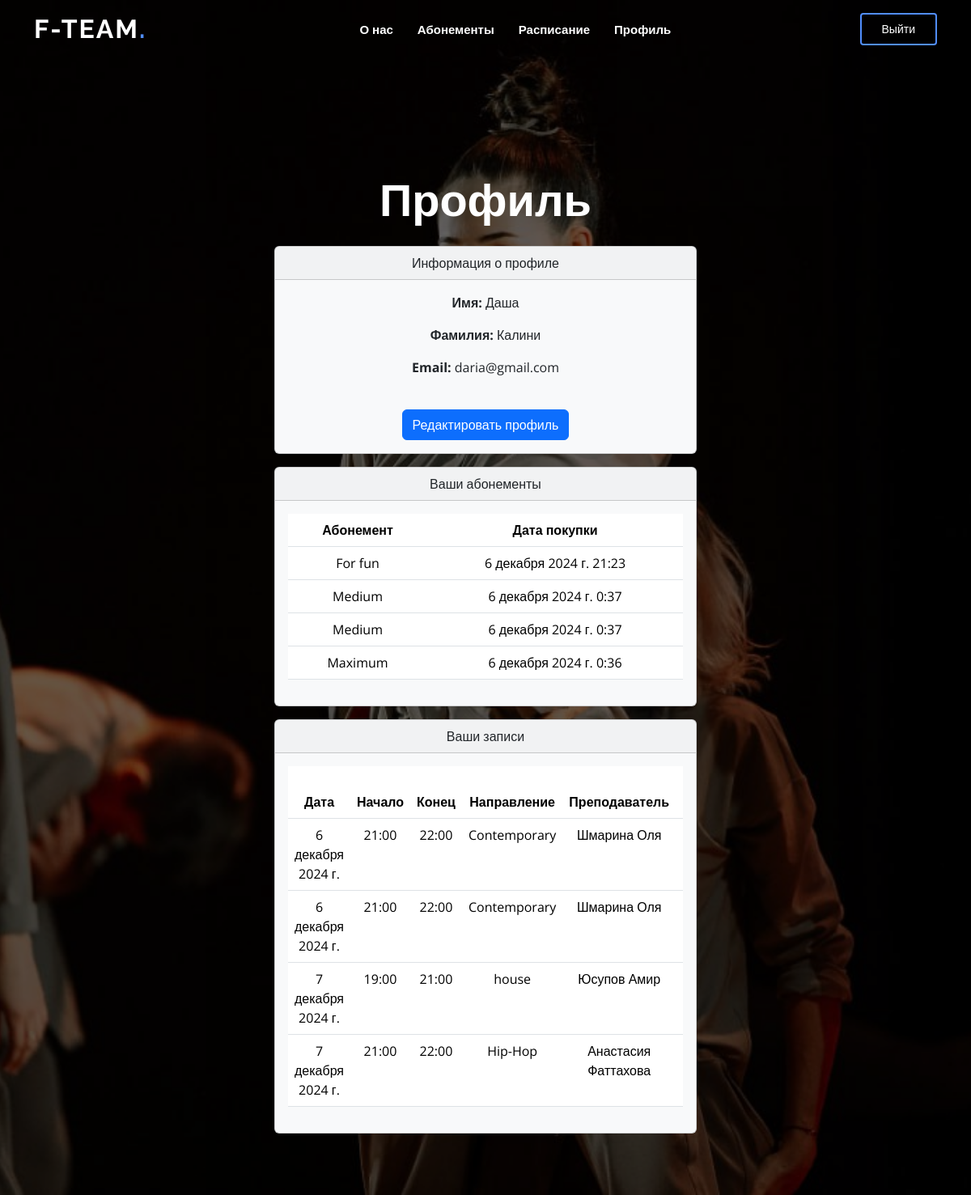
Screenshot of /profile (signed in) with the database file from the repository.
### authapp/models.py (models this page shows, shortened)
class Order(models.Model):
    user = models.ForeignKey(settings.AUTH_USER_MODEL, on_delete=models.CASCADE, verbose_name='Пользователь')
    abonement = models.ForeignKey('Abonement', on_delete=models.CASCADE, verbose_name='Абонемент',null=True)
    created_at = models.DateTimeField('Дата создания', auto_now_add=True)
    class Meta:
        verbose_name = 'Заказ'
        verbose_name_plural = 'Заказы'

class Abonement(models.Model):
    name = models.CharField('Название', max_length=50)
    number_of_trainings = models.DecimalField('Количество тренировок', max_digits=10, decimal_places=0)
    price = models.DecimalField('Стоимость', max_digits=10, decimal_places=2)
    class Meta:
        verbose_name = 'Абонемент'
        verbose_name_plural = 'Абонементы'

class Record(models.Model):
    user = models.ForeignKey(settings.AUTH_USER_MODEL, on_delete=models.CASCADE, verbose_name='Пользователь',null=True)
    training = models.ForeignKey('Training', on_delete=models.CASCADE, verbose_name='Тренирока',null=True)
    class Meta:
        verbose_name = 'Запись'
        verbose_name_plural = 'Записи'

class Training(models.Model):
    SPECIALIZATION_CHOICES = [
        ('dh', 'Dancehall'),
        ('hh', 'Hip-Hop'),
        ('cont', 'Contemporary'),
        ('tw', 'twerk'),
        ('vg', 'vogue'),
        ('hs', 'house'),
    ]
    specialization = models.CharField('Направление', max_length=100, choices=SPECIALIZATION_CHOICES)
    date=models.DateField('Дата', null=True)
    time_start = models.TimeField('Время начала', null=True)
    time_end = models.TimeField('Время окончания', null=True)
    gym_number = models.DecimalField('Номер зала', max_digits=10, decimal_places=0)
    trainer = models.ForeignKey('Trainer', on_delete=models.CASCADE, null=True, verbose_name='Тренер')
    class Meta:
        verbose_name = 'Расписание'
        verbose_name_plural = 'Расписание'

class Trainer(models.Model):
    SPECIALIZATION_CHOICES = [
        ('dh', 'Dancehall'),
        ('hh', 'Hip-Hop'),
        ('cont', 'Contemporary'),
        ('tw', 'twerk'),
        ('vg', 'vogue'),
        ('hs', 'house'),
    ]
    fio = models.CharField('ФИО', max_length=100)
    specialization = models.CharField('Направление', max_length=100, choices=SPECIALIZATION_CHOICES)
    phonenumber = models.CharField('Номер телефона', max_length=12)
    email = models.EmailField('Почта')
    class Meta:
        verbose_name = 'Тренер'
        verbose_name_plural = 'Тренеры'

### authapp/views.py (the view)
# urls.py: path('profile', views.profile, name='profile'),
@login_required
def profile(request):
    orders = Order.objects.filter(user=request.user).order_by('-created_at')
    records = Record.objects.filter(user=request.user).order_by('training__date', 'training__time_start')
    return render(request, 'authapp/profile.html', {'user': request.user
        , 'orders': orders, 'records': records}, )

### authapp/templates/authapp/profile.html (shortened to what this page needs)
{% extends 'authapp/base.html' %}
{% block head %}
<div class="container mt-2">
    <h1>Профиль </h1>
    <br>
    <div class="row">
        <div class="col-md-12">
            <div class="card bg-light mb-3">
                <div class="card-header">Информация о профиле</div>
                <div class="card-body">
                    <p class="card-text"><strong>Имя:</strong> {{ user.first_name }}</p>
                    <p class="card-text"><strong>Фамилия:</strong> {{ user.last_name }}</p>
                    <p class="card-text"><strong>Email:</strong> {{ user.email }}</p>
                    <br>
                    <a href="profile/update" class="btn btn-primary">Редактировать профиль</a>
                </div>
            </div>
            <div class="card bg-light mb-3">
                <div class="card-header">Ваши абонементы</div>
                <div class="card-body">
                    {% if orders %}
                        <div class="table-responsive">
                            <table class="table">
                                <thead>
                                    <tr>
                                        <th>Абонемент</th>
                                        <th>Дата покупки</th>
                                    </tr>
                                </thead>
                                <tbody>
                                    {% for order in orders %}
                                    <tr>
                                        <td>{{ order.abonement.name }}</td>
                                        <td>{{ order.created_at }}</td>
                                    </tr>
                                    {% endfor %}
                                </tbody>
                            </table>
                        </div>
                    {% else %}
                        <p>У вас пока нет абонементов.</p>
                    {% endif %}
                </div>
            </div>
            <div class="card bg-light mb-3">
                <div class="card-header">Ваши записи</div>
                <div class="card-body">
                    {% if records %}
                        <div class="table-responsive">
                            <table class="table">
                                <thead>
                                    <tr>
                                        <th>Дата</th>
                                        <th>Начало</th>
                                        <th>Конец</th>
                                        <th>Направление</th>
                                        <th>Преподаватель</th>
                                        <th>Номер зала</th>
                                    </tr>
                                </thead>
                                <tbody>
                                    {% for record in records %}
                                    <tr>
                                        <td>{{ record.training.date }}</td>
                                        <td>{{ record.training.time_start }}</td>
                                        <td>{{ record.training.time_end }}</td>
                                        <td>{{ record.training.get_specialization_display }}</td>
                                        <td>{{ record.training.trainer.fio }}</td>
                                        <td>{{ record.training.gym_number }}</td>
                                    </tr>
                                    {% endfor %}
                                </tbody>
                            </table>
                        </div>
                    {% else %}
                        <p>У вас пока нет записей на занятия.</p>
                    {% endif %}
                </div>
            </div>
        </div>
    </div>
</div>
{% endblock %}

### authapp/static/authapp/assets/css/style.css (style rules this page uses)
body { font-family: "Open Sans", sans-serif; color: #444444; }
a { color: #518eff; text-decoration: none; }
h1, h2, h3, h4, h5, h6 { font-family: "Raleway", sans-serif; }
#hero .container { position: relative; padding-top: 74px; text-align: center; }
#hero h1 { margin: 0; font-size: 56px; font-weight: 700; line-height: 64px; color: #fff; font-family: "Poppins", sans-serif; }

### rows the page displays
Order: abonement.name "For fun", created_at "6 декабря 2024 г. 21:23"
Order: abonement.name "Medium", created_at "6 декабря 2024 г. 0:37"
Order: abonement.name "Medium", created_at "6 декабря 2024 г. 0:37"
Order: abonement.name "Maximum", created_at "6 декабря 2024 г. 0:36"
Record: training "6 декабря 2024 г.", training.time_start "21:00", training.time_end "22:00", training.specialization "Contemporary", training.trainer.fio "Шмарина Оля"
Record: training "6 декабря 2024 г.", training.time_start "21:00", training.time_end "22:00", training.specialization "Contemporary", training.trainer.fio "Шмарина Оля"
Record: training "7 декабря 2024 г.", training.time_start "19:00", training.time_end "21:00", training.specialization "house", training.trainer.fio "Юсупов Амир"
Record: training "7 декабря 2024 г.", training.time_start "21:00", training.time_end "22:00", training.specialization "Hip-Hop", training.trainer.fio "Анастасия Фаттахова"

### other values shown
{{ user.first_name }} "Даша"
{{ user.last_name }} "Калини"
{{ user.email }} "daria@gmail.com"
